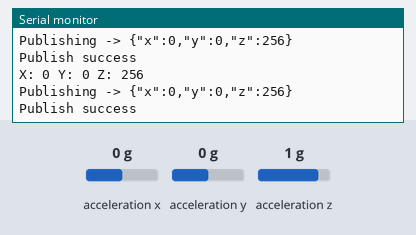
Recording of a sketch running on a simulated ESP32. On the bench: the last lines printed to the serial monitor. Wiring (inferred from the names in the program): ADXL345 accelerometer at I2C address 0x53. The inputs (shaded band) are chosen by the test bench; at power-on: acceleration x 0 g, acceleration y 0 g, acceleration z 1 g. WiFi joins after 1.5 s; servers stay silent unless stated; no MQTT or app messages arrive unless stated.

Above: at 3.7 s.
3.8 s: acceleration x set to -1.4 g
At 5.1 s:
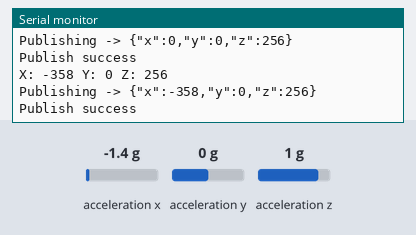
5.3 s: acceleration y set to -1.4 g
At 6.4 s:
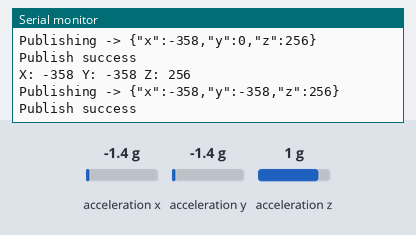
6.8 s: acceleration z set to -1.4 g
At 8.0 s:
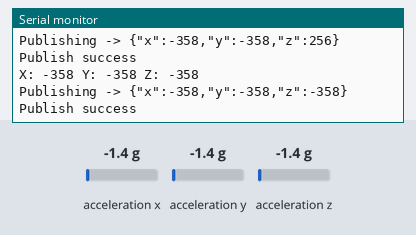

Measured:
- after the input at 3.8 s, the serial monitor: prints a new line after 0.76 s (image 1)
- after the input at 5.3 s, the serial monitor: prints a new line after 0.26 s (image 2)
- after the input at 6.8 s, the serial monitor: prints a new line after 0.76 s (image 3)

The sketch:

esp32_mqtt_publisher.ino
```cpp
/*
  TwinGuard IoT Motor Monitoring System - ESP32 MQTT Publisher

  Purpose:
  - Reads real-time vibration data (X, Y, Z axes) from ADXL345 accelerometer
  - Connects ESP32 to Wi-Fi network
  - Publishes sensor data to MQTT broker (HiveMQ)
  - Sends data in JSON format for cloud-based processing and dashboard visualization

  System Role:
  This file implements the IoT/cloud version of the TwinGuard system.

  Difference from arduino_serial_reader.ino:
  - arduino_serial_reader.ino sends raw sensor data via USB Serial to a local Python script
  - esp32_mqtt_publisher.ino sends structured JSON data wirelessly over MQTT
  - This ESP32 version enables remote monitoring, scalability, and cloud integration,
    while the Arduino Serial version is limited to local USB-based processing

  Architecture Flow:
  ESP32 → MQTT Broker → Python MQTT Client → Flask Backend → Web Dashboard
*/

#include <WiFi.h>
#include <PubSubClient.h>
#include <Wire.h>

// ADXL345 sensor configuration
#define ADXL345_ADDR 0x53

// Wi-Fi credentials
const char* ssid = "YOUR_WIFI_NAME";
const char* password = "YOUR_WIFI_PASSWORD";


// MQTT configuration
const char* mqtt_server = "broker.hivemq.com";
const int mqtt_port = 1883;
const char* mqtt_topic = "stephano/motor/data";
const char* client_id = "esp32_motor_publisher_01";

// Objects for communication
WiFiClient espClient;
PubSubClient client(espClient);

// Sensor data variables
int16_t X_out, Y_out, Z_out;

// Timing control (1 Hz publishing)
unsigned long lastPublishTime = 0;
const unsigned long publishInterval = 1000; // 1 second

// Initialize ADXL345 sensor
void setupADXL345() {

  // Initialize I2C on ESP32 (SDA = A4, SCL = A5 or default pins)
  Wire.begin(A4, A5);

  // Configure data format register
  Wire.beginTransmission(ADXL345_ADDR);
  Wire.write(0x31);
  Wire.write(0x0B);   // Full resolution, ±16g range
  Wire.endTransmission();

  // Enable measurement mode
  Wire.beginTransmission(ADXL345_ADDR);
  Wire.write(0x2D);
  Wire.write(0x08);
  Wire.endTransmission();
}

// Read sensor data from ADXL345
bool readADXL345(int16_t &x, int16_t &y, int16_t &z) {

  // Start reading from DATAX0 register
  Wire.beginTransmission(ADXL345_ADDR);
  Wire.write(0x32);

  if (Wire.endTransmission(false) != 0) {
    return false;
  }

  // Request 6 bytes (X, Y, Z data)
  int bytesRequested = Wire.requestFrom((uint8_t)ADXL345_ADDR, (size_t)6, true);

  if (bytesRequested != 6 || Wire.available() < 6) {
    return false;
  }

  // Read low and high bytes for each axis
  uint8_t x0 = Wire.read();
  uint8_t x1 = Wire.read();
  uint8_t y0 = Wire.read();
  uint8_t y1 = Wire.read();
  uint8_t z0 = Wire.read();
  uint8_t z1 = Wire.read();

  // Combine bytes into signed 16-bit values
  x = (int16_t)((x1 << 8) | x0);
  y = (int16_t)((y1 << 8) | y0);
  z = (int16_t)((z1 << 8) | z0);

  return true;
}

// Wi-Fi connection handler
void connectWiFi() {

  if (WiFi.status() == WL_CONNECTED) return;

  Serial.print("Connecting to Wi-Fi");
  WiFi.begin(ssid, password);

  unsigned long startAttempt = millis();

  // Try connecting for 15 seconds
  while (WiFi.status() != WL_CONNECTED && millis() - startAttempt < 15000) {
    delay(500);
    Serial.print(".");
  }

  Serial.println();

  if (WiFi.status() == WL_CONNECTED) {
    Serial.println("Wi-Fi connected");
    Serial.print("ESP32 IP: ");
    Serial.println(WiFi.localIP());
  } else {
    Serial.println("Wi-Fi connection failed");
  }
}


// MQTT connection handler
void connectMQTT() {

  while (!client.connected()) {
    Serial.print("Connecting to MQTT... ");

    if (client.connect(client_id)) {
      Serial.println("connected");
    } else {
      Serial.print("failed, rc=");
      Serial.print(client.state());
      Serial.println(" retrying in 2 seconds");
      delay(2000);
    }
  }
}


// Publish sensor data to MQTT
void publishSensorData(int16_t x, int16_t y, int16_t z) {

  // Build JSON payload
  String payload = "{";
  payload += "\"x\":" + String(x) + ",";
  payload += "\"y\":" + String(y) + ",";
  payload += "\"z\":" + String(z);
  payload += "}";

  // Publish to MQTT topic
  bool ok = client.publish(mqtt_topic, payload.c_str());

  // Debug output
  Serial.print("Publishing -> ");
  Serial.println(payload);

  if (ok) {
    Serial.println("Publish success");
  } else {
    Serial.println("Publish failed");
  }
}


// Setup function
void setup() {
  Serial.begin(115200);
  delay(1000);

  Serial.println("ESP32 MQTT ADXL345 publisher starting...");

  setupADXL345();     // Initialize sensor
  connectWiFi();      // Connect to Wi-Fi

  client.setServer(mqtt_server, mqtt_port); // Set MQTT broker
}


// Main loop
void loop() {

  // Ensure Wi-Fi connection
  if (WiFi.status() != WL_CONNECTED) {
    connectWiFi();
  }

  // Ensure MQTT connection
  if (!client.connected()) {
    connectMQTT();
  }

  client.loop();

  // Publish data at fixed interval (1 second)
  if (millis() - lastPublishTime >= publishInterval) {
    lastPublishTime = millis();

    if (readADXL345(X_out, Y_out, Z_out)) {

      // Debug serial output
      Serial.print("X: "); Serial.print(X_out);
      Serial.print(" Y: "); Serial.print(Y_out);
      Serial.print(" Z: "); Serial.println(Z_out);

      // Send to MQTT broker
      publishSensorData(X_out, Y_out, Z_out);

    } else {
      Serial.println("Failed to read ADXL345");
    }
  }
}
```
